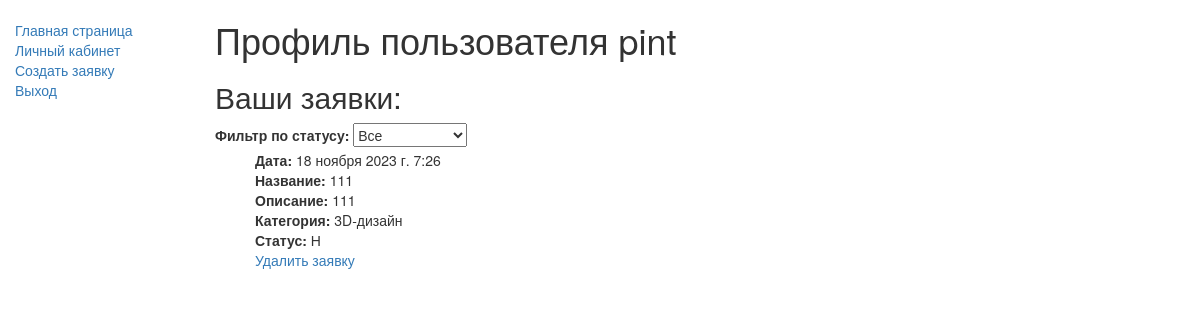
The app's page /applications/profile/ (signed in) with its own data.
### applications/models.py (models this page shows, shortened)
class AdvUser(AbstractUser):
    login_validator = RegexValidator(
        regex=r"^[a-zA-Z-]+$",
        message="Введите допустимое слово. Должно содержать латиницу и дефисы."
    )
    fio_validator = RegexValidator(
        regex=r"^[а-яА-Я-]+\s[а-яА-Я-]+\s[а-яА-Я-]+$",
        message="Введите допустимое слово. Должно содержать кириллицу, пробелы и дефисы"
    )
    username = models.CharField(
        verbose_name="Логин",
        max_length=150,
        unique=True,
        blank=False,
        help_text=(
            "Разрешается использовать только латиницу и дефис."
        ),
        validators=[login_validator],
        error_messages={
            "unique": "Пользователь с таким именем уже существует.",
        },
    )
    first_name = models.CharField(verbose_name="ФИО", max_length=150, blank=False, validators=[fio_validator], help_text=(
            "Разрешается использовать только кириллицу, пробелы и дефис."))
    email = models.EmailField(verbose_name="Почта", blank=False)
    last_name = None

class Application(models.Model):
    date_app = models.DateTimeField(verbose_name="Временная метка", auto_now_add=True)
    name_app = models.CharField(verbose_name="Название", max_length=50, blank=False)
    desc_app = models.CharField(verbose_name="Описание", max_length=200, blank=False)
    category = models.ForeignKey(CategoryApplication, on_delete=models.CASCADE, blank=False, verbose_name="Категория")
    image_app = models.ImageField(verbose_name="Фотография", upload_to='images/', blank=False,
                                  validators=[FileExtensionValidator(allowed_extensions=['png', 'jpg', 'jpeg', 'bmp'])])
    user = models.ForeignKey(AdvUser, on_delete=models.CASCADE, verbose_name="Пользователь")
    STATUS_CHOICES = (
        ('Н', 'Новая'),
        ('П', 'Принята в работу'),
        ('В', 'Выполнено'),
    )
    status_app = models.CharField(verbose_name="Статус заявки", max_length=1, choices=STATUS_CHOICES, blank=False,
                                  default='Н')

class CategoryApplication(models.Model):
    cat_name = models.CharField(verbose_name="Категория", max_length=100, blank=False)
    def __str__(self):
        return self.cat_name

### applications/views.py (the view)
# urls.py: path('profile/', views.UserProfile, name='profile'),
@login_required()
def UserProfile(request):
    status_filter = request.GET.get('status_app', 'all')
    if status_filter == 'all':
        applications = Application.objects.filter(user=request.user).order_by('-date_app')
    else:
        applications = Application.objects.filter(user=request.user, status_app=status_filter).order_by('-date_app')
    context = {
        'applications': applications,
        'status_filter': status_filter,
    }
    return render(request, 'applications/profile.html', context)

### applications/templates/applications/profile.html (shortened to what this page needs)
{% extends "base.html" %}
{% block content %}
<h1>Профиль пользователя {{ user.username }}</h1>
<h2>Ваши заявки:</h2>
{% if applications %}
    <label for="status_filter">Фильтр по статусу:</label>
        <select name="status_filter" id="status_filter" onchange="location.href = '{% url 'profile' %}?status_app=' + this.value;">
            <option value="all" {% if status_filter == 'all' %}selected{% endif %}>Все</option>
        </select>
  <ul>
  {% for app in applications %}
        <li><strong>Дата:</strong> {{app.date_app}}</li>
        <li><strong>Название:</strong> {{app.name_app}}</li>
        <li><strong>Описание:</strong> {{app.desc_app}}</li>
        <li><strong>Категория:</strong> {{app.category}}</li>
        <li><strong>Статус:</strong> {{app.status_app}}</li>
        {% if app.status_app == 'Н' %}<li><a href="{% url 'delete' app.pk%}">Удалить заявку</a></li>{% endif %}
  {% endfor %}
  </ul>
{% endif %}
{% endblock %}

### applications/static/applications/style.css (style rules this page uses)
ul, ol, li { list-style: none; }

### records on screen
AdvUser: username "pint"
Application: date_app "18 ноября 2023 г. 7:26", name_app "111", desc_app "111", category "3D-дизайн", status_app "Н", shows "Удалить заявку"
